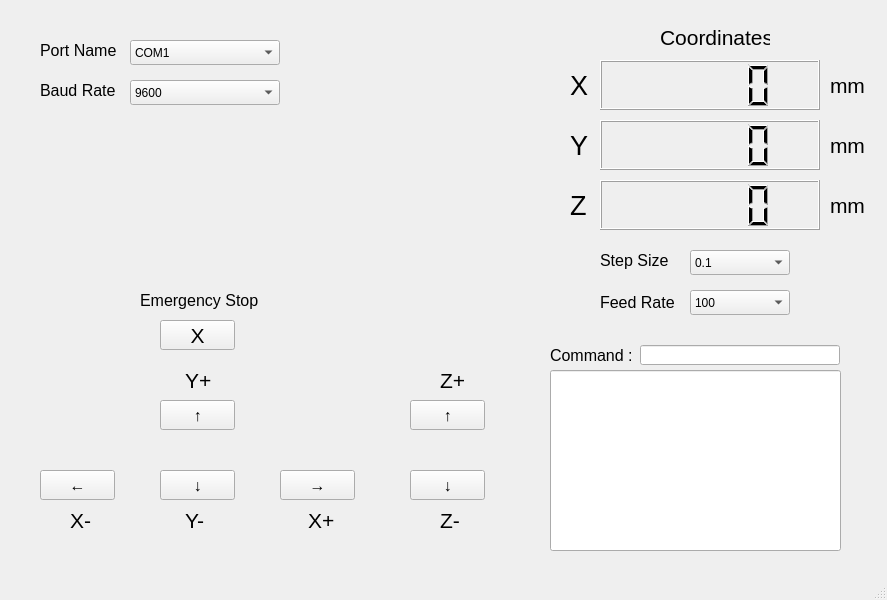
<?xml version="1.0" encoding="UTF-8"?>
<ui version="4.0">
 <class>GRBL_Controller</class>
 <widget class="QMainWindow" name="GRBL_Controller">
  <property name="geometry">
   <rect>
    <x>0</x>
    <y>0</y>
    <width>887</width>
    <height>600</height>
   </rect>
  </property>
  <property name="sizePolicy">
   <sizepolicy hsizetype="Preferred" vsizetype="Preferred">
    <horstretch>3</horstretch>
    <verstretch>1</verstretch>
   </sizepolicy>
  </property>
  <property name="windowTitle">
   <string>GRBL_Controller</string>
  </property>
  <widget class="QWidget" name="centralwidget">
   <widget class="QPushButton" name="pushButton_Up">
    <property name="geometry">
     <rect>
      <x>160</x>
      <y>400</y>
      <width>75</width>
      <height>30</height>
     </rect>
    </property>
    <property name="font">
     <font>
      <pointsize>12</pointsize>
     </font>
    </property>
    <property name="text">
     <string>↑</string>
    </property>
   </widget>
   <widget class="QPushButton" name="pushButton_Right">
    <property name="geometry">
     <rect>
      <x>280</x>
      <y>470</y>
      <width>75</width>
      <height>30</height>
     </rect>
    </property>
    <property name="font">
     <font>
      <pointsize>12</pointsize>
     </font>
    </property>
    <property name="text">
     <string>→</string>
    </property>
   </widget>
   <widget class="QPushButton" name="pushButton_Down">
    <property name="geometry">
     <rect>
      <x>160</x>
      <y>470</y>
      <width>75</width>
      <height>30</height>
     </rect>
    </property>
    <property name="font">
     <font>
      <pointsize>12</pointsize>
     </font>
    </property>
    <property name="text">
     <string>↓</string>
    </property>
   </widget>
   <widget class="QPushButton" name="pushButton_Left">
    <property name="geometry">
     <rect>
      <x>40</x>
      <y>470</y>
      <width>75</width>
      <height>30</height>
     </rect>
    </property>
    <property name="font">
     <font>
      <pointsize>12</pointsize>
     </font>
    </property>
    <property name="text">
     <string>←</string>
    </property>
   </widget>
   <widget class="QLabel" name="label_y1">
    <property name="enabled">
     <bool>true</bool>
    </property>
    <property name="geometry">
     <rect>
      <x>185</x>
      <y>370</y>
      <width>51</width>
      <height>21</height>
     </rect>
    </property>
    <property name="font">
     <font>
      <pointsize>16</pointsize>
     </font>
    </property>
    <property name="text">
     <string>Y+</string>
    </property>
   </widget>
   <widget class="QLabel" name="label_x0">
    <property name="geometry">
     <rect>
      <x>70</x>
      <y>510</y>
      <width>51</width>
      <height>21</height>
     </rect>
    </property>
    <property name="font">
     <font>
      <pointsize>16</pointsize>
     </font>
    </property>
    <property name="text">
     <string>X-</string>
    </property>
   </widget>
   <widget class="QLabel" name="label_y0">
    <property name="geometry">
     <rect>
      <x>185</x>
      <y>510</y>
      <width>51</width>
      <height>21</height>
     </rect>
    </property>
    <property name="font">
     <font>
      <pointsize>16</pointsize>
     </font>
    </property>
    <property name="text">
     <string>Y-</string>
    </property>
   </widget>
   <widget class="QLabel" name="label_x1">
    <property name="geometry">
     <rect>
      <x>308</x>
      <y>510</y>
      <width>51</width>
      <height>21</height>
     </rect>
    </property>
    <property name="font">
     <font>
      <pointsize>16</pointsize>
     </font>
    </property>
    <property name="text">
     <string>X+</string>
    </property>
   </widget>
   <widget class="QPushButton" name="pushButton_Stop">
    <property name="geometry">
     <rect>
      <x>160</x>
      <y>320</y>
      <width>75</width>
      <height>30</height>
     </rect>
    </property>
    <property name="font">
     <font>
      <pointsize>16</pointsize>
     </font>
    </property>
    <property name="text">
     <string>X</string>
    </property>
   </widget>
   <widget class="QLabel" name="label_stop">
    <property name="geometry">
     <rect>
      <x>140</x>
      <y>290</y>
      <width>161</width>
      <height>21</height>
     </rect>
    </property>
    <property name="font">
     <font>
      <pointsize>12</pointsize>
     </font>
    </property>
    <property name="text">
     <string>Emergency Stop</string>
    </property>
   </widget>
   <widget class="QComboBox" name="comboBox_Port_Name">
    <property name="geometry">
     <rect>
      <x>130</x>
      <y>40</y>
      <width>150</width>
      <height>25</height>
     </rect>
    </property>
    <item>
     <property name="text">
      <string>COM1</string>
     </property>
    </item>
    <item>
     <property name="text">
      <string>COM2</string>
     </property>
    </item>
    <item>
     <property name="text">
      <string>COM3</string>
     </property>
    </item>
    <item>
     <property name="text">
      <string>COM4</string>
     </property>
    </item>
    <item>
     <property name="text">
      <string>COM5</string>
     </property>
    </item>
    <item>
     <property name="text">
      <string>COM6</string>
     </property>
    </item>
    <item>
     <property name="text">
      <string>COM7</string>
     </property>
    </item>
    <item>
     <property name="text">
      <string>COM8</string>
     </property>
    </item>
    <item>
     <property name="text">
      <string>COM9</string>
     </property>
    </item>
   </widget>
   <widget class="QComboBox" name="comboBox_Baud_Rate">
    <property name="geometry">
     <rect>
      <x>130</x>
      <y>80</y>
      <width>150</width>
      <height>25</height>
     </rect>
    </property>
    <item>
     <property name="text">
      <string>9600</string>
     </property>
    </item>
    <item>
     <property name="text">
      <string>19200</string>
     </property>
    </item>
    <item>
     <property name="text">
      <string>38400</string>
     </property>
    </item>
    <item>
     <property name="text">
      <string>57600</string>
     </property>
    </item>
    <item>
     <property name="text">
      <string>115200</string>
     </property>
    </item>
   </widget>
   <widget class="QLabel" name="label_port">
    <property name="geometry">
     <rect>
      <x>40</x>
      <y>40</y>
      <width>81</width>
      <height>21</height>
     </rect>
    </property>
    <property name="font">
     <font>
      <pointsize>12</pointsize>
     </font>
    </property>
    <property name="text">
     <string>Port Name</string>
    </property>
   </widget>
   <widget class="QLabel" name="label_baud">
    <property name="geometry">
     <rect>
      <x>40</x>
      <y>80</y>
      <width>81</width>
      <height>21</height>
     </rect>
    </property>
    <property name="font">
     <font>
      <pointsize>12</pointsize>
     </font>
    </property>
    <property name="text">
     <string>Baud Rate</string>
    </property>
   </widget>
   <widget class="QLabel" name="label_z1">
    <property name="geometry">
     <rect>
      <x>440</x>
      <y>370</y>
      <width>51</width>
      <height>21</height>
     </rect>
    </property>
    <property name="font">
     <font>
      <pointsize>16</pointsize>
     </font>
    </property>
    <property name="text">
     <string>Z+</string>
    </property>
   </widget>
   <widget class="QLabel" name="label_z0">
    <property name="geometry">
     <rect>
      <x>440</x>
      <y>510</y>
      <width>51</width>
      <height>21</height>
     </rect>
    </property>
    <property name="font">
     <font>
      <pointsize>16</pointsize>
     </font>
    </property>
    <property name="text">
     <string>Z-</string>
    </property>
   </widget>
   <widget class="QLCDNumber" name="lcdNumber">
    <property name="geometry">
     <rect>
      <x>600</x>
      <y>60</y>
      <width>220</width>
      <height>50</height>
     </rect>
    </property>
   </widget>
   <widget class="QLCDNumber" name="lcdNumber_2">
    <property name="geometry">
     <rect>
      <x>600</x>
      <y>120</y>
      <width>220</width>
      <height>50</height>
     </rect>
    </property>
   </widget>
   <widget class="QLCDNumber" name="lcdNumber_3">
    <property name="geometry">
     <rect>
      <x>600</x>
      <y>180</y>
      <width>220</width>
      <height>50</height>
     </rect>
    </property>
   </widget>
   <widget class="QLabel" name="label_coordinates">
    <property name="geometry">
     <rect>
      <x>660</x>
      <y>22</y>
      <width>110</width>
      <height>30</height>
     </rect>
    </property>
    <property name="font">
     <font>
      <pointsize>16</pointsize>
     </font>
    </property>
    <property name="text">
     <string>Coordinates</string>
    </property>
   </widget>
   <widget class="QLabel" name="label_x">
    <property name="geometry">
     <rect>
      <x>570</x>
      <y>70</y>
      <width>50</width>
      <height>30</height>
     </rect>
    </property>
    <property name="font">
     <font>
      <pointsize>20</pointsize>
     </font>
    </property>
    <property name="text">
     <string>X</string>
    </property>
   </widget>
   <widget class="QLabel" name="label_y">
    <property name="geometry">
     <rect>
      <x>570</x>
      <y>135</y>
      <width>50</width>
      <height>20</height>
     </rect>
    </property>
    <property name="font">
     <font>
      <pointsize>20</pointsize>
     </font>
    </property>
    <property name="text">
     <string>Y</string>
    </property>
   </widget>
   <widget class="QLabel" name="label_z">
    <property name="geometry">
     <rect>
      <x>570</x>
      <y>195</y>
      <width>50</width>
      <height>20</height>
     </rect>
    </property>
    <property name="font">
     <font>
      <pointsize>20</pointsize>
     </font>
    </property>
    <property name="text">
     <string>Z</string>
    </property>
   </widget>
   <widget class="QLabel" name="label_mm_x">
    <property name="geometry">
     <rect>
      <x>830</x>
      <y>75</y>
      <width>50</width>
      <height>20</height>
     </rect>
    </property>
    <property name="font">
     <font>
      <pointsize>16</pointsize>
     </font>
    </property>
    <property name="text">
     <string>mm</string>
    </property>
   </widget>
   <widget class="QLabel" name="label_mm_y">
    <property name="geometry">
     <rect>
      <x>830</x>
      <y>135</y>
      <width>50</width>
      <height>20</height>
     </rect>
    </property>
    <property name="font">
     <font>
      <pointsize>16</pointsize>
     </font>
    </property>
    <property name="text">
     <string>mm</string>
    </property>
   </widget>
   <widget class="QLabel" name="label_mm_z">
    <property name="geometry">
     <rect>
      <x>830</x>
      <y>195</y>
      <width>50</width>
      <height>20</height>
     </rect>
    </property>
    <property name="font">
     <font>
      <pointsize>16</pointsize>
     </font>
    </property>
    <property name="text">
     <string>mm</string>
    </property>
   </widget>
   <widget class="QComboBox" name="comboBox_Step_Size">
    <property name="geometry">
     <rect>
      <x>690</x>
      <y>250</y>
      <width>100</width>
      <height>25</height>
     </rect>
    </property>
    <item>
     <property name="text">
      <string>0.1</string>
     </property>
    </item>
    <item>
     <property name="text">
      <string>1</string>
     </property>
    </item>
    <item>
     <property name="text">
      <string>2</string>
     </property>
    </item>
    <item>
     <property name="text">
      <string>5</string>
     </property>
    </item>
    <item>
     <property name="text">
      <string>10</string>
     </property>
    </item>
    <item>
     <property name="text">
      <string>100</string>
     </property>
    </item>
   </widget>
   <widget class="QComboBox" name="comboBox_Feed_Rate">
    <property name="geometry">
     <rect>
      <x>690</x>
      <y>290</y>
      <width>100</width>
      <height>25</height>
     </rect>
    </property>
    <item>
     <property name="text">
      <string>100</string>
     </property>
    </item>
    <item>
     <property name="text">
      <string>200</string>
     </property>
    </item>
    <item>
     <property name="text">
      <string>300</string>
     </property>
    </item>
    <item>
     <property name="text">
      <string>400</string>
     </property>
    </item>
    <item>
     <property name="text">
      <string>500</string>
     </property>
    </item>
   </widget>
   <widget class="QLabel" name="label_step">
    <property name="geometry">
     <rect>
      <x>600</x>
      <y>250</y>
      <width>81</width>
      <height>21</height>
     </rect>
    </property>
    <property name="font">
     <font>
      <pointsize>12</pointsize>
     </font>
    </property>
    <property name="text">
     <string>Step Size</string>
    </property>
   </widget>
   <widget class="QLabel" name="label_feed">
    <property name="geometry">
     <rect>
      <x>600</x>
      <y>292</y>
      <width>81</width>
      <height>21</height>
     </rect>
    </property>
    <property name="font">
     <font>
      <pointsize>12</pointsize>
     </font>
    </property>
    <property name="text">
     <string>Feed Rate</string>
    </property>
   </widget>
   <widget class="QLineEdit" name="lineEdit">
    <property name="geometry">
     <rect>
      <x>550</x>
      <y>370</y>
      <width>291</width>
      <height>181</height>
     </rect>
    </property>
   </widget>
   <widget class="QLineEdit" name="lineEdit_2">
    <property name="geometry">
     <rect>
      <x>640</x>
      <y>345</y>
      <width>200</width>
      <height>20</height>
     </rect>
    </property>
   </widget>
   <widget class="QLabel" name="label_command">
    <property name="geometry">
     <rect>
      <x>550</x>
      <y>345</y>
      <width>81</width>
      <height>21</height>
     </rect>
    </property>
    <property name="font">
     <font>
      <pointsize>12</pointsize>
     </font>
    </property>
    <property name="text">
     <string>Command :</string>
    </property>
   </widget>
   <widget class="QPushButton" name="pushButton_Up_Z">
    <property name="geometry">
     <rect>
      <x>410</x>
      <y>400</y>
      <width>75</width>
      <height>30</height>
     </rect>
    </property>
    <property name="font">
     <font>
      <pointsize>12</pointsize>
     </font>
    </property>
    <property name="text">
     <string>↑</string>
    </property>
   </widget>
   <widget class="QPushButton" name="pushButton_Down_Z">
    <property name="geometry">
     <rect>
      <x>410</x>
      <y>470</y>
      <width>75</width>
      <height>30</height>
     </rect>
    </property>
    <property name="font">
     <font>
      <pointsize>12</pointsize>
     </font>
    </property>
    <property name="text">
     <string>↓</string>
    </property>
   </widget>
  </widget>
  <widget class="QMenuBar" name="menubar">
   <property name="geometry">
    <rect>
     <x>0</x>
     <y>0</y>
     <width>887</width>
     <height>21</height>
    </rect>
   </property>
  </widget>
  <widget class="QStatusBar" name="statusbar"/>
 </widget>
 <resources/>
 <connections/>
</ui>
